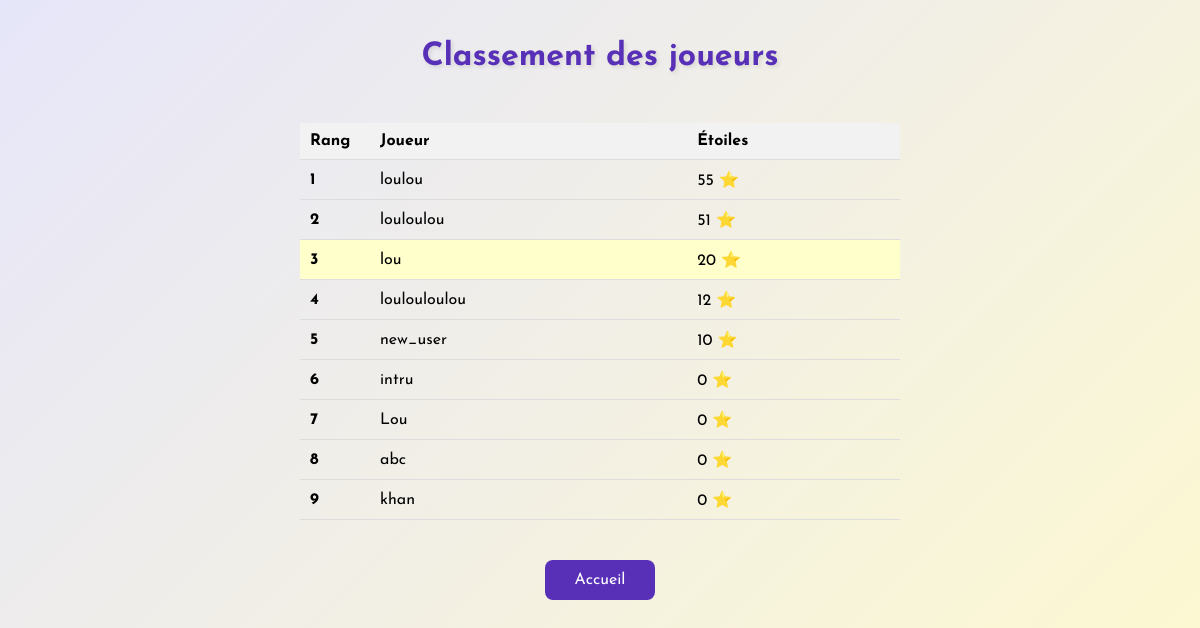
The app's page /classement (signed in) with its own data.
### tables this page shows
CREATE TABLE users (
                        username TEXT PRIMARY KEY,
                        password TEXT, points INTEGER DEFAULT 0);

### server.py (the view)
@app.route("/classement")
def classement():
    if "user" not in session:
        return redirect("/")
    users_ranking = database.get_all_users_points()
    return render_template("classement.html", ranking=users_ranking, current_user=session["user"])

### database.py (called while the page is built)
def get_all_users_points():
    with sqlite3.connect(DB_NAME) as conn:
        c = conn.cursor()
        c.execute('SELECT username, points FROM users ORDER BY points DESC')
        ranking = c.fetchall()
        return ranking

### templates/classement.html (shortened to what this page needs)
<!DOCTYPE html>
<html>
<head>
    <link rel="stylesheet" href="../static/classement.css">
</head>
<body>
    <h1>Classement des joueurs</h1>
    <table>
        <tr>
            <th>Rang</th>
            <th>Joueur</th>
            <th>Étoiles</th>
        </tr>
        {% for user, points in ranking %}
        <tr {% if user == current_user %}class="current-user"{% endif %}>
            <td class="rank">{{ loop.index }}</td>
            <td>{{ user }}</td>
            <td>{{ points }} ⭐</td>
        </tr>
        {% endfor %}
    </table>
    <a href="/home" class="button">Accueil</a>
</body>
</html>

### static/classement.css (style rules this page uses)
body { background: linear-gradient(135deg, #E6E6FA, #FFFACD); font-family: 'Josefin Sans', sans-serif; display: flex; flex-direction: column; align-items: center; min-height: 100vh; margin: 0; padding: 20px; }
h1 { color: #5730b7; text-shadow: 2px 2px 4px rgba(0, 0, 0, 0.1); font-size: 2em; margin-bottom: 30px; text-align: center; }
.button { display: block; padding: 12px 30px; background-color: #5730b7; color: white; text-decoration: none; border-radius: 8px; margin: 20px auto; transition: transform 0.2s, opacity 0.3s; }

### templates/classement.html (style rules this page uses)
.current-user { background-color: #ffffcc; }
table { width: 100%; max-width: 600px; margin: 20px auto; border-collapse: collapse; }
th, td { padding: 10px; text-align: left; border-bottom: 1px solid #ddd; }
th { background-color: #f2f2f2; }
.rank { font-weight: bold; width: 50px; }

### records on screen
users: username "loulou", points "55"
users: username "louloulou", points "51"
users: username "lou", points "20"
users: username "loulouloulou", points "12"
users: username "new_user", points "10"
users: username "intru", points "0"
users: username "Lou", points "0"
users: username "abc", points "0"
users: username "khan", points "0"
